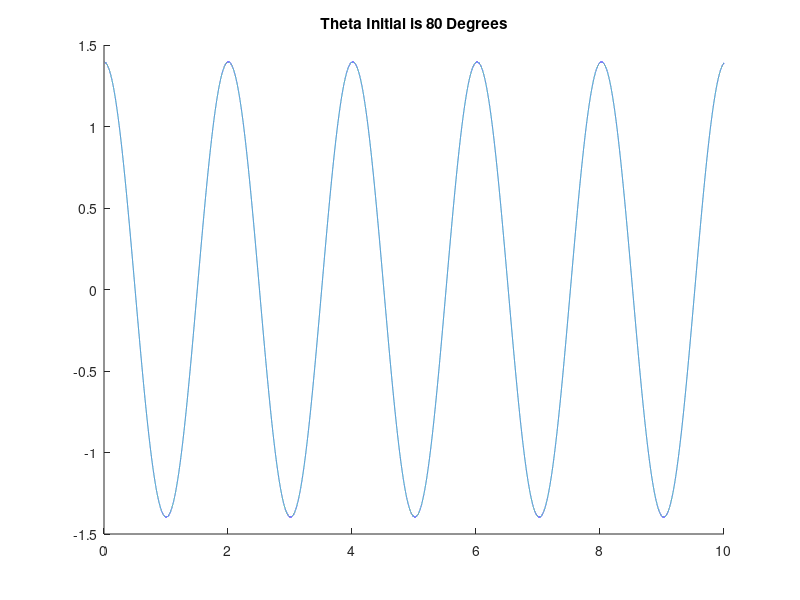

This chart was generated by the following MATLAB code: (Note: this script raises an error after producing the figure.)
    function [] = PhillipTruppelli_Simple_Pendulum()
%EULERS_METHOD_PROJECTILE_MOTION_DEMO This script simulates the exact
%and numericaly simulated motion of a simple pendulum. It uses matlabs internal 
%ODE23 solver as well as a local function using Euler's Method to simulate 
%the motion. 
clear;
clc;
%% Define Properties
%theta_o = 10*(pi/180);    %uncomment change the theta_o value to switch cases
theta_o = 80*(pi/180);     %comment this out then
theta_o_dot= 0;

% projectile properties
g = 9.81;       % m/s - acceleration due to gravity
M = 1;          % kg - mass
L = 1;          % m - length of string

% control run time
N_points = 100000;                 % number of points to simulate in Eulers Method

%ODE23 options - used below in ODE23 solver
ode_options = odeset('RelTol',1e-6,...
    'AbsTol',1e-6);

%% Exact Solution
% initial velocity components
w_o=sqrt(g/L);
A = theta_o;
B = (theta_o_dot/w_o);

% angular displacement vs time
theta = @(t) A*cos(w_o*t)+B*sin(w_o*t);             %anonymous function for theta
theta_dot = @(t) -A*w_o*sin(w_o*t)+B*w_o*cos(w_o*t);%anonymous function for theta_dot

% Generate time vector to simulate exact motion
t = linspace(0, 10, N_points);

%% Energy Functions 
% Define relevant energy expressions 
% U = @(t) (L.*(1-cos(theta(t))))*M*g;                    %potential
% T = @(t) (1/2).*M.*(L.*theta_dot(t)).^2;                %kinetic
% E = @(t) U(t) + T(t);                                   %total 

%% Setup ODE Function Handle
% Matlab's ODE solvers require you to give them function handles of only 2
% variables. They must have the time t first, and the state of the system
% as the second argument. 
odefun = @(t,State) my_ode(t, State, g, L);

% my_ode is a local function defined below. It takes 3 things as input
% arguments. It takes 1) t, 2) state, 3) g, and 4) L
%% Evaluate Motion - ODE23
% input quantities 
State_0 = [theta_o; theta_o_dot];       % initial state
tspan = [0, 10];              % initial / end time to simulate

% Run the ODE solver 
[t_1,State_1] = ode23(odefun, tspan, State_0, ode_options);

t_plot=t_1;
State_plot=State_1;

% Extract trajectory from state vector for easier use
theta_1 = State_1(:,1);
theta_dot = State_1(:,2);

%% Evaluate Motion - Euler's Method
% calculate step size - Euler's method uses a fixed step size, which we
% need to tell it before it can run.
delT0 = 10 / N_points;

% Run Euler's Method
[t_2, State_2] = eulers_method(odefun, tspan, State_0, delT0);
plot(t_2, State_2(:,1));
% Extract trajectory from state vector for easier use
theta_2 = State_2(:,1);

%% Plot Motion
% Plot the trajectory that was simulated using each method to compare the
% results. 
figure(1)
clf
hold on
title('Theta Initial is 80 Degrees') %uncomment this to do 80 degrees
%title('Theta Initial is 10 Degrees'); %comment this out
%Plot trajectories
 h(1) = plot(t, theta(t));            % plot exact equations 
 h(1).LineWidth = 2;
 h(1).Color='r';
 h(1).LineStyle='-';
 
 h(2) = plot(t_1, theta_1);           % results from ODE 23
 h(2).LineWidth = 1.5;
 h(2).Color='b';
 h(2).LineStyle='--';
 
 h(3) = plot(t_2, theta_2);           % results from Euler's Method
 h(3).LineWidth = 1;
 h(3).Color='m';
 h(3).LineStyle='--';
 
 h(1).DisplayName = 'Exact Solution';
 h(2).DisplayName = 'Eulers Method';
 h(3).DisplayName = 'ode23';
 legend();
 
%Axis appearannce
 grid on
 xlabel('Time (s)');
 ylabel('Theta(t) (rad)');

 hold off 

% Print a png with 200 dots per inch resolutionn
%print(gcf, 'theta_vs_time_state_2','-dpng','-r200');

%% Plot Energy
% Plot the total energy of each particle that was simulated using to 
% compare the results. 
% save_animation = true;

% You should be able to do this entirely on your own 


%% Animation
save_animation = true;
file_name = 'pendulum motion';
movie_dur = 7;                  % s - time for movie to last
n = 2e2;                        % number of time points to simulate
frame_dur = movie_dur / n;      % s - frame duration

% Control Appearance
line_width = 1.5;       % linewidth 
marker_size = 6;        % size of projectile

X = sin(theta_2(1:1:end));
Y = -cos(theta_2(1:1:end))+(L*1.2);

Xmax = max(X);
Ymax = max(Y);

fig = figure(2);    % create 
clf  
subplot(2,1,1);
ax = gca;           % store handle for axis 

hold on                         	%allows multiple lines to be plotted
h1 = plot(0,(1.2*L),'ro','MarkerFaceColor','r');
h2 = plot3(X(1), Y(1), 0,'ro','MarkerFaceColor','r');    
h3 = plot([0,X(1)], [(1.2*L),Y(1)]);
title('Simple Pendulum');
xlabel('X (m)');
ylabel('Y (m)');

%Add a grid 
grid on

%Axis limits - set these BEFORE animating to make sure the axis is fixed
%while animating the motion. If this isn't done, then the axis will be
%constantly updating while you animatae the motion and it looks terrible 
ax.XLim = [-1.1, 1.1];
ax.YLim = [0, 1.2];
pbaspect([2,1,1]);
% Update Appearance
h3.LineWidth = 2;
h2.MarkerSize = marker_size;

ax.FontWeight = 'bold';
ax.FontSize = 12;

U = (L.*(1-cos(State_2(:,1))))*M*g;                    %potential
T = (1/2).*M.*(L.*State_2(:,2)).^2;                %kinetic
E = U + T;      

subplot(2,1,2);
hold on
h4 = plot(U,'m');
h5 = plot(T,'b');
h6 = plot(E,'r');
ax2=gca;
ax2.XLim = [0, 10];
ax2.YLim = [0, E(1)*1.2];
title('Animation of Energy');
xlabel('Time (s)');
ylabel('Energy (J)');
 h4.DisplayName = 'Potential';
 h5.DisplayName = 'Kinetic';
 h6.DisplayName = 'Total';
 leg = legend;
 leg.Location='bestoutside';
frames{n} = getframe(gcf);  %initial storage for movie frames
for i = 1:100:numel(t)
    
    %Update Trajectories   
    h2.XData = X(i);        %ball at time t = current
    h2.YData = Y(i);
    h3.XData = [0,X(i)];
    h3.YData = [(1.2*L),Y(i)];
    h4.XData=t(1:i);
    h4.YData=U(1:i);
    h5.XData=t(1:i);
    h5.YData=T(1:i);
    h6.XData=t(1:i);
    h6.YData=E(1:i);
    drawnow                     %update the plot
    
    % Store the frame. This will be written to a video file in the next cell
    if save_animation
        frames{i} = getframe(gcf);
    end
end

if save_animation
        
    v = VideoWriter(['animated_simple_pendulum','.mp4']);    %Create a video file object
    
    v.FrameRate = 1 / frame_dur;            %Set the frame rate
    
    open(v)                                 %Open video to start writing
    for i = 1:100:numel(t)
        writeVideo(v,frames{i})             %Write frames
    end
    close(v)                                %Close video / create final file
end

%%



 end

%% Local Functions

function dSdt = my_ode(t, State, g, L)  
%MY_ODE calculate the general velocity vector for 2D projectile motion.
%   This function takes the second order ODE for a projectile and then
%   converts it into two first order differential equations.

% Rate of change of State at time t
dSdt(1,1) = State(2);       %velocities
dSdt(2,1) = -(g/L)*sin(State(1));
end

function [t, State] = eulers_method(odefun, tspan, State_0, delT0)
%EULERS_METHOD simulates the response of a system of ODES with a specified
%time step. 

% Determine relevant numbers
nVars = numel(State_0);                 %number of variables
t = (tspan(1) : delT0 : tspan(2))'; 
nT = numel(t);         %number of time steps

% Initialize storage
State = zeros(nT, nVars);   % State(:,1) = x(t) and State(:,2) = y(t), etc.
State(1,:) = State_0;       % set initial values

for i=1 : (nT-1)
    
    % Rate of change of State at given instant
     dSdt = odefun(t(i),State(i,:));
         
    % Store Updated State
     State(i+1,1) = State(i,1)+dSdt(1,1)*delT0;
     State(i+1,2) = State(i,2)+dSdt(2,1)*delT0;
end

end
